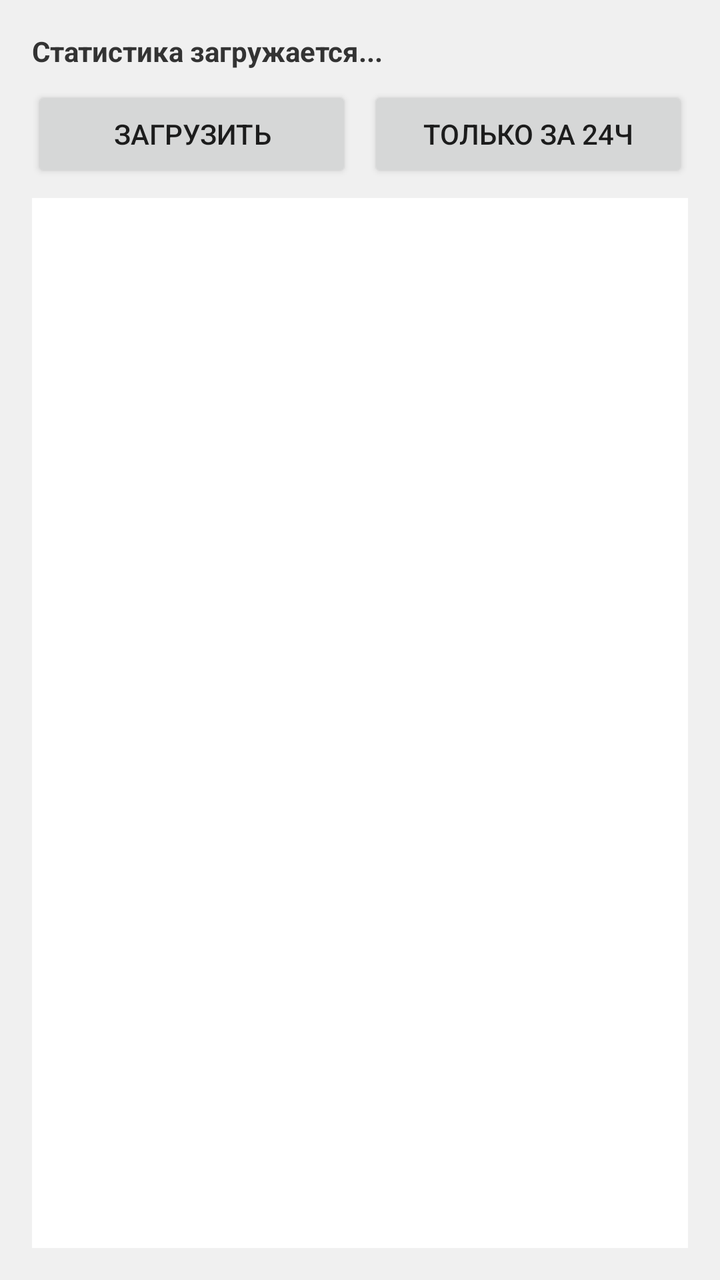
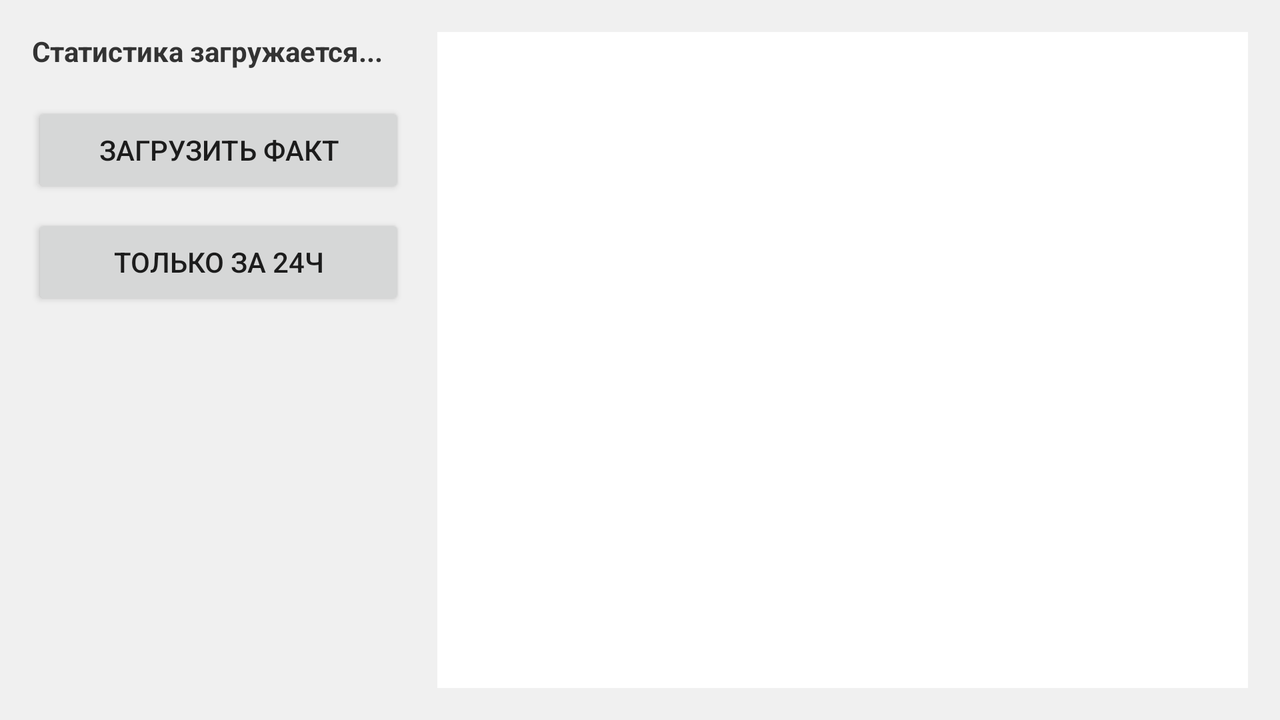

One screen, two layout resources from the same app: the default and the repository's alternative for another configuration. Each is rendered where Android would select it; the XML of both is given below.
<!-- AndroidManifest.xml: application theme Theme.AppCompat.Light.DarkActionBar -->
<!-- res/layout/fragment_list.xml -->
<?xml version="1.0" encoding="utf-8"?>
<LinearLayout xmlns:android="http://schemas.android.com/apk/res/android"
    android:layout_width="match_parent"
    android:layout_height="match_parent"
    android:orientation="vertical"
    android:padding="16dp"
    android:background="#F0F0F0">

    <TextView
        android:id="@+id/tvStats"
        android:layout_width="match_parent"
        android:layout_height="wrap_content"
        android:text="Статистика загружается..."
        android:textStyle="bold"
        android:textColor="#333333"
        android:paddingBottom="8dp"/>

    <LinearLayout
        android:layout_width="match_parent"
        android:layout_height="wrap_content"
        android:orientation="horizontal">

        <Button
            android:id="@+id/btnFetchApi"
            android:layout_width="0dp"
            android:layout_height="wrap_content"
            android:layout_weight="1"
            android:layout_marginEnd="4dp"
            android:text="Загрузить" />

        <Button
            android:id="@+id/btnFilter"
            android:layout_width="0dp"
            android:layout_height="wrap_content"
            android:layout_weight="1"
            android:layout_marginStart="4dp"
            android:text="Только за 24ч" />
    </LinearLayout>

    <androidx.recyclerview.widget.RecyclerView
        android:id="@+id/recyclerView"
        android:layout_width="match_parent"
        android:layout_height="match_parent"
        android:layout_marginTop="8dp"
        android:background="#FFFFFF" />
</LinearLayout>
<!-- resources referenced by this layout -->
<resources>

</resources>
<!-- res/layout-land/fragment_list.xml (the repository's variant of the layout above) -->
<!-- drawn on the phone turned sideways -->
<?xml version="1.0" encoding="utf-8"?>
<LinearLayout xmlns:android="http://schemas.android.com/apk/res/android"
    android:layout_width="match_parent"
    android:layout_height="match_parent"
    android:orientation="horizontal"
    android:padding="16dp"
    android:background="#F0F0F0">

    
    <LinearLayout
        android:layout_width="0dp"
        android:layout_height="match_parent"
        android:layout_weight="1"
        android:orientation="vertical"
        android:paddingEnd="16dp">

        <TextView
            android:id="@+id/tvStats"
            android:layout_width="match_parent"
            android:layout_height="wrap_content"
            android:text="Статистика загружается..."
            android:textStyle="bold"
            android:textColor="#333333"
            android:paddingBottom="16dp"/>

        <Button
            android:id="@+id/btnFetchApi"
            android:layout_width="match_parent"
            android:layout_height="wrap_content"
            android:layout_marginBottom="8dp"
            android:text="Загрузить факт" />

        <Button
            android:id="@+id/btnFilter"
            android:layout_width="match_parent"
            android:layout_height="wrap_content"
            android:text="Только за 24ч" />
    </LinearLayout>

    
    <androidx.recyclerview.widget.RecyclerView
        android:id="@+id/recyclerView"
        android:layout_width="0dp"
        android:layout_height="match_parent"
        android:layout_weight="2"
        android:background="#FFFFFF" />

</LinearLayout>
